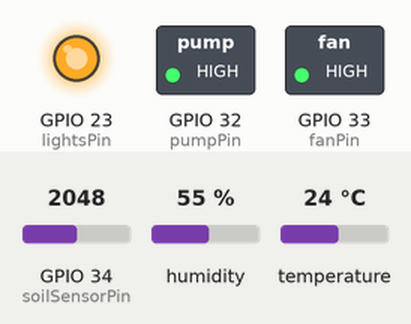
Simulated run of this sketch. Board: ESP32. On the bench: switched loads named in the sketch (green lamp = pin HIGH), output pins drawn as LEDs (lit = HIGH). The inputs (shaded band) are chosen by the test bench; at power-on: humidity 55 %, GPIO 34 (soilSensorPin) = 2048, temperature 24 °C. WiFi joins after 1.5 s; servers stay silent unless stated; the local clock reads 2024-03-15 10:24:30 at power-on unless the sketch sets it; storage starts empty; what the sketch prints to the serial monitor is not drawn.

Above: at 3.2 s.
3.3 s: humidity set to 59 %
6.3 s: humidity set to 62 %
At 11.1 s:
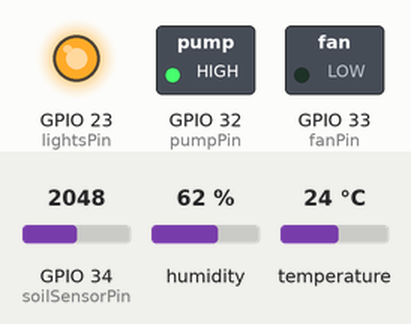
11.6 s: GPIO 34 (soilSensorPin) set to 2448
16.3 s: GPIO 34 (soilSensorPin) set to 2506
At 21.2 s:
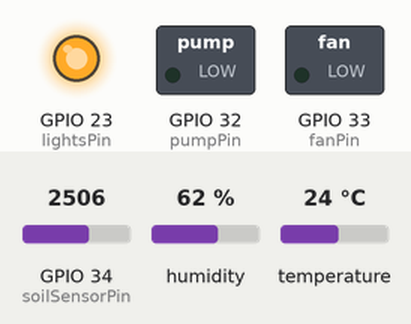
21.6 s: humidity set to 22 %
At 26.2 s:
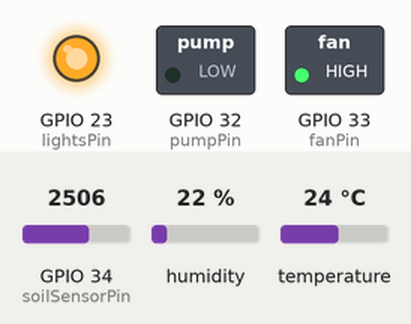
26.6 s: humidity set to 68 %
At 31.2 s:
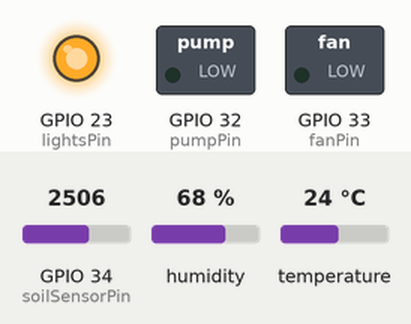
Timing chart, 0 to 32.6 s (numbered marks = the images above; inputs shaded):
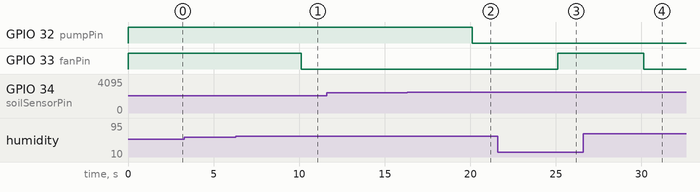

The sketch:

main.ino
```cpp
#include "WiFi.h"   //WiFi povezava
#include "ESPAsyncWebServer.h"  //Streznik za spletno stran
#include "DHT.h"    //Senzor za temperaturo in vlago
#include "time.h"   //Beleženje časa
#include "AsyncJson.h"  //pretvorba v JSON obliko
#include "ArduinoJson.h"  //pretvorba v JSON obliko
#include "FS.h"           //uporaba SPIFFS
#include "SPIFFS.h"       //uporaba SPIFFS
#include "soc/soc.h"
#include "soc/rtc_cntl_reg.h"
/*------------------------------------------------------------------------------*/
#define lightsPin 23                                          //luči
#define pumpPin 32                                            //črpalka
#define fanPin 33                                             //ventilator
#define soilSensorPin 34                                      //senzor za vlažnost
#define soilSensorPinGnd 4                                    //ground senzorja za vlažnost
#define dhtType DHT22                                         //tip senzorja
#define dhtPin 27                                             //senzor za temperaturo
#define RELAY_NUM 3                                           //število relejev za gumbe

const char * ntpServer = "de.pool.ntp.org"; //nemški NTP strežnik
const long gmtCona = 3600;            //3600s = 1h, Slovenija ima GMT+1
const int premikUre = 3600;           //poletni čas (trenutno) je 1h(3600) naprej, zimski je 0
unsigned long toggleTime;                                     //čas od zagona programa
const long intervalSenzor = 5000;                             //interval branja senzorjev
const long intervalLuc = 43200000;                            //kako dolgo je vklopljena luč, privzeto je 12h oz. 43200000s
float soilMoisture = 0;                                       //vlažnost zemlje za odpravo popačenja
String lastTemperature;                                       //temperatura
String lastHumidity;                                          //vlažnost
String lastSoilMoisture;                                      //vlažnost zemlje
String lastWaterTime = "Še ni bilo zalito.";                  //zadnji čas zalivanja (ob zagonu izpiše, da še ni bilo zalito)
String lastTime;                                              //trenutni čas
bool manualOverride = false;                                  //ročna kontrola
unsigned long previousMillis = 0;                             //spremenljivka za beleženje časa
static unsigned char pumpState = LOW;                         //status črpalke
static unsigned long pumpCameOn = 0;                          //čas zadnjega vklopa črpalke
const char * ssid = "";                                   //ime wifi omrežja
const char * password = "";                         //geslo wifi omrežja
unsigned long check_wifi = 30000;
int relayGPIOs[RELAY_NUM] = {fanPin, pumpPin, lightsPin};     //priključki vseh naprav

//prototipi funkcij
void trenutenCas();
void procesirajPodatke(String msg1, String msg2);
void automate();

//objekti in strukture
struct tm timeinfo;                                           //struktura za beleženje časa
DHT dht(dhtPin, dhtType);                                    //object za DHT senzor
AsyncWebServer server(80);                                   //objekt za spletni strežnik

/*------------------------------------------------------------------------------*/
void setup() {
WRITE_PERI_REG(RTC_CNTL_BROWN_OUT_REG, 0);
   Serial.begin(115200);
   toggleTime = millis(); //lights
   SPIFFS.begin();
   dht.begin();

   pinMode(soilSensorPin, INPUT);

   for (int i = 1; i <= RELAY_NUM; i++) {
      pinMode(relayGPIOs[i - 1], OUTPUT);
      digitalWrite(relayGPIOs[i - 1], HIGH);
   }
   WiFi.setSleep(false);
   WiFi.begin(ssid, password);
   while (WiFi.status() != WL_CONNECTED) {
      delay(1000);
      Serial.println("Connecting to WiFi..");
   }

   server.on("/", HTTP_GET, [](AsyncWebServerRequest * request) {           //ko uporabnik pride na spletno stran
      request -> send(SPIFFS, "/index.html", "text/html");
   });
   server.on("/script.js", HTTP_GET, [](AsyncWebServerRequest * request) {  //ko uporabnik zahteva script.js
      request -> send(SPIFFS, "/script.js", "text/javascript");
   });

   server.on("/update", HTTP_GET, [](AsyncWebServerRequest * request) {
      String inputMessage1;
      String inputMessage2;
      if (request -> hasParam("relay") & request -> hasParam("state")) {
         inputMessage1 = request -> getParam("relay") -> value();
         inputMessage2 = request -> getParam("state") -> value();
         procesirajPodatke(inputMessage1, inputMessage2);
      } else {
         inputMessage1 = "Error";
         inputMessage2 = "Error";
      }
      request -> send(200, "text/plain", "OK");
   });

   server.on("/api/greenhouse", HTTP_GET, [](AsyncWebServerRequest * request) {
      AsyncResponseStream *response = request -> beginResponseStream("application/json");
      DynamicJsonBuffer jsonBuffer;
      JsonObject & root = jsonBuffer.createObject();
      root["temperature"] = lastTemperature;
      root["wateringtime"] = lastWaterTime;
      root["humidity"] = lastHumidity;
      root["time"] = lastTime;
      root["moisture"] = lastSoilMoisture;
      root["pumpState"] = !digitalRead(pumpPin);
      root["lightState"] = !digitalRead(lightsPin);
      root["fanState"] = !digitalRead(fanPin);
      root["manualoverride"] = manualOverride;
      root.printTo(*response);
      response -> addHeader("Access-Control-Allow-Origin", "*");
      request -> send(response);
   });

   server.begin();
   configTime(gmtCona, premikUre, ntpServer);
   trenutenCas();

}
void loop() {

  if ((WiFi.status() != WL_CONNECTED) && (millis() > check_wifi)) {
    Serial.println("Reconnecting to WiFi...");
    WiFi.disconnect();
    WiFi.begin(ssid, password);
    check_wifi = millis() + 30000;
  }

   unsigned long currentMillis = millis();                  //zabelezimo trenutni cas
   if (currentMillis - previousMillis >= intervalSenzor) {  //testiramo, če je minilo 5 sekund
      pinMode(soilSensorPinGnd,OUTPUT);
      digitalWrite(soilSensorPinGnd, LOW);                  //vklop senzorja vlage v zemlji
      previousMillis = currentMillis;                       //nastavimo prejšnji čas na trenutnega
      float humidity = dht.readHumidity();                  //branje vlažnosti s knjižnjico DHT
      float temperature = dht.readTemperature();            //branje temperature s knjižnjico DHT
      lastTemperature = String(temperature);                //pretvorba v string za JSON
      lastHumidity = String(humidity);                      //pretvorba v string za JSON
      for (int i = 0; i <= 100; i++) {                      //odprava napak pri branju
         soilMoisture += analogRead(soilSensorPin);         //da odpravimo popačeno vrednost vzamemo povprečje stotih vrednosti
         delay(1);                                          //1ms zamika potrebuje senzor za pravilno delovanje
      }
      soilMoisture /= 100;
      lastSoilMoisture = soilMoisture;                      //ne pretvarjamo v string, saj bomo podatek še obdelali
      soilMoisture = 0;
      pinMode(soilSensorPinGnd, INPUT);                 //izklop senzorja
      trenutenCas();
   }
   automate();
}

void trenutenCas() {
   if (!getLocalTime( & timeinfo)) {
      Serial.println("Failed to obtain time");                                             //napaka
      return;
   }
   char timeStringBuff[50];                                                                //50 znakov za buffer
   strftime(timeStringBuff, sizeof(timeStringBuff), "%A, %B %d %Y %H:%M:%S", & timeinfo);  //zapis časovne značke
   String asString(timeStringBuff);                                                        //pretvorba v String
   lastTime = timeStringBuff;
}

void procesirajPodatke(String msg1, String msg2) {
   if (msg1.toInt() == 4) {
      manualOverride = msg2.toInt();
   } else {
      digitalWrite(relayGPIOs[msg1.toInt() - 1], !msg2.toInt());
      if (relayGPIOs[msg1.toInt() - 1] == pumpPin && msg2.toInt() == 1) {
         pumpState = HIGH;
         pumpCameOn = millis();
      }
   }
}

void automate() {
   if (digitalRead(pumpPin) == LOW) {                                         //če je črpalka vključena, zabeležimo čas
      lastWaterTime = "Zadnje zalivanje: " + lastTime;
   }
   if (!manualOverride) {
      if (pumpState == HIGH) {                                                //avtomatski izklop črpalke po 7 sekundah in čakanje 5 sekund
         if (millis() - pumpCameOn > 7000) {
            digitalWrite(pumpPin, HIGH);
            pumpState = LOW;
         }
      }
      if (lastSoilMoisture.toInt() > 2500) {                                  //vklop črpalke, če vlažnost pade pod želeno se vklopi črpalka
         pumpState = HIGH;
         pumpCameOn = millis();                                               //beležimo vklop črpalke
         digitalWrite(pumpPin, LOW);
      }

      if ((lastHumidity.toInt() > 60 || lastTemperature.toInt() > 30)) {     //vklop ventilatorja, če je vlažnost nad 60% oz. temperatura nad 30 stopinj
         digitalWrite(fanPin, LOW);
      } else {
         digitalWrite(fanPin, HIGH);
      }

      if (millis() - toggleTime > intervalLuc) {                             //luči morajo biti vklopljene natanko 12 ur
         digitalWrite(lightsPin, !digitalRead(lightsPin)); //toggle
         toggleTime = millis();
      }

   }

}
```

Measured:
- the behaviour switches between 60 and 61 % on humidity (found by bisection; images 0 and 1)
- the behaviour switches between 2476 and 2477 on GPIO 34 (soilSensorPin) (found by bisection; images 1 and 2)
- after the input at 3.3 s, every drawn part: stays the same
- after the input at 6.3 s, GPIO 33 (fanPin): HIGH → LOW after 3.8 s
- after the input at 11.6 s, every drawn part: stays the same
- after the input at 16.3 s, GPIO 32 (pumpPin): HIGH → LOW after 3.8 s
- after the input at 21.6 s, GPIO 33 (fanPin): LOW → HIGH after 3.5 s
- after the input at 26.6 s, GPIO 33 (fanPin): HIGH → LOW after 3.5 s
